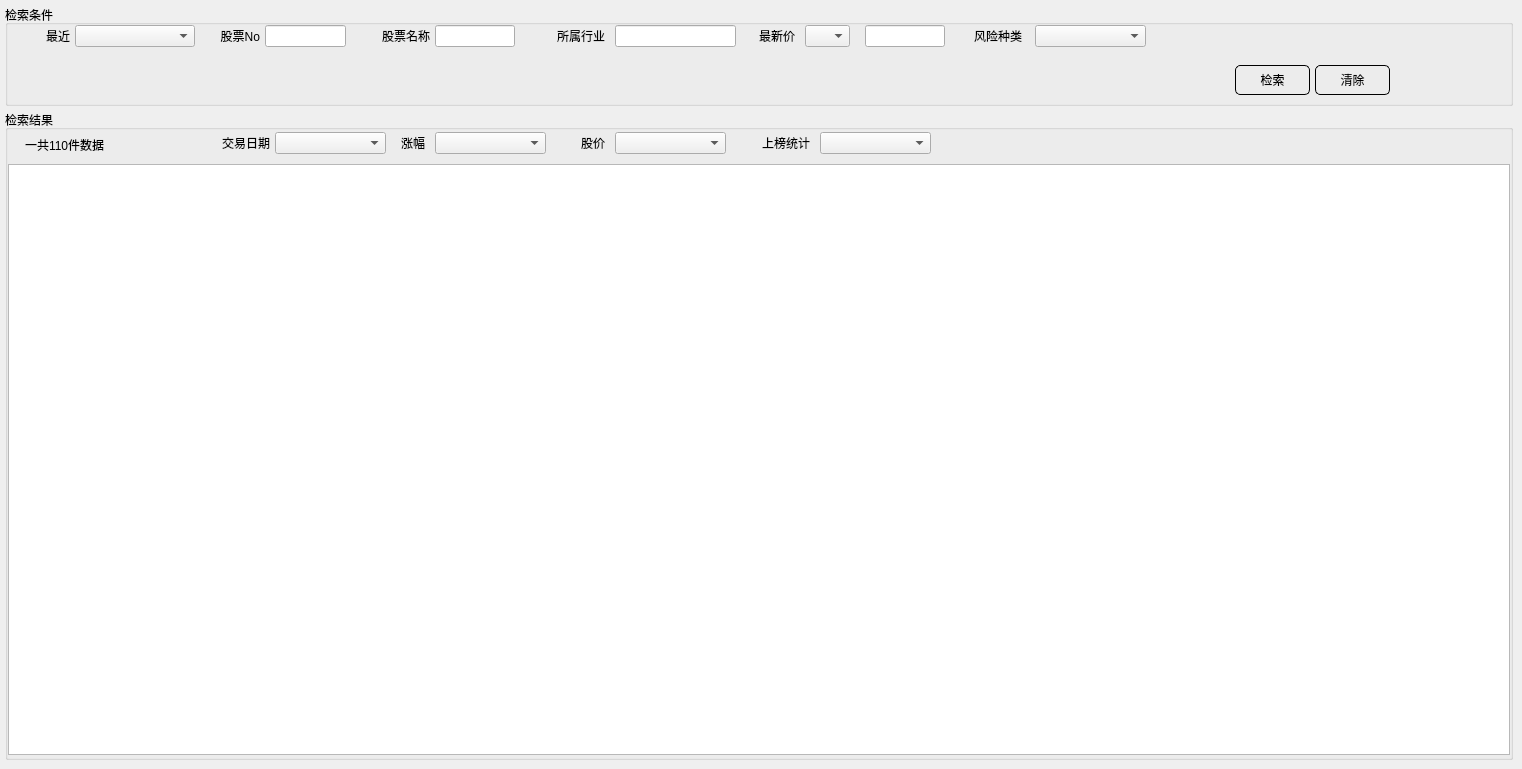
    <widget class="QWidget" name="lncreaseFive">
     <attribute name="title">
      <string>涨幅(4%)以上</string>
     </attribute>
     <widget class="QGroupBox" name="groupBox_5">
      <property name="geometry">
       <rect>
        <x>5</x>
        <y>5</y>
        <width>1508</width>
        <height>101</height>
       </rect>
      </property>
      <property name="title">
       <string>检索条件</string>
      </property>
      <widget class="QLabel" name="label_28">
       <property name="geometry">
        <rect>
         <x>210</x>
         <y>20</y>
         <width>45</width>
         <height>22</height>
        </rect>
       </property>
       <property name="text">
        <string>股票No</string>
       </property>
       <property name="alignment">
        <set>Qt::AlignRight|Qt::AlignTrailing|Qt::AlignVCenter</set>
       </property>
      </widget>
      <widget class="AutoSetNumberLineEdit" name="lncrease_stockNo">
       <property name="geometry">
        <rect>
         <x>260</x>
         <y>20</y>
         <width>81</width>
         <height>22</height>
        </rect>
       </property>
      </widget>
      <widget class="QLabel" name="label_29">
       <property name="geometry">
        <rect>
         <x>370</x>
         <y>20</y>
         <width>55</width>
         <height>22</height>
        </rect>
       </property>
       <property name="text">
        <string>股票名称</string>
       </property>
       <property name="alignment">
        <set>Qt::AlignRight|Qt::AlignTrailing|Qt::AlignVCenter</set>
       </property>
      </widget>
      <widget class="QLineEdit" name="lncrease_stockName">
       <property name="geometry">
        <rect>
         <x>430</x>
         <y>20</y>
         <width>80</width>
         <height>22</height>
        </rect>
       </property>
      </widget>
      <widget class="QLabel" name="master_hangYe_n_3">
       <property name="geometry">
        <rect>
         <x>545</x>
         <y>20</y>
         <width>55</width>
         <height>22</height>
        </rect>
       </property>
       <property name="text">
        <string>所属行业</string>
       </property>
       <property name="alignment">
        <set>Qt::AlignRight|Qt::AlignTrailing|Qt::AlignVCenter</set>
       </property>
      </widget>
      <widget class="QLineEdit" name="lncrease_hangYe">
       <property name="geometry">
        <rect>
         <x>610</x>
         <y>20</y>
         <width>121</width>
         <height>22</height>
        </rect>
       </property>
      </widget>
      <widget class="QLabel" name="label_30">
       <property name="geometry">
        <rect>
         <x>962</x>
         <y>20</y>
         <width>55</width>
         <height>22</height>
        </rect>
       </property>
       <property name="text">
        <string>风险种类</string>
       </property>
       <property name="alignment">
        <set>Qt::AlignRight|Qt::AlignTrailing|Qt::AlignVCenter</set>
       </property>
      </widget>
      <widget class="QComboBox" name="lncrease_stockType">
       <property name="geometry">
        <rect>
         <x>1030</x>
         <y>20</y>
         <width>111</width>
         <height>22</height>
        </rect>
       </property>
      </widget>
      <widget class="QPushButton" name="lncrease_stockSubmit">
       <property name="geometry">
        <rect>
         <x>1230</x>
         <y>60</y>
         <width>75</width>
         <height>30</height>
        </rect>
       </property>
       <property name="styleSheet">
        <string notr="true">QPushButton {
        border: 1px solid #000000;
        border-radius: 5px;
        padding: 5px;
    }
    QPushButton:hover {
        border: 1px solid #FF0000;
    }
    QPushButton:pressed {
        border: 1px solid #00FF00;
    }</string>
       </property>
       <property name="text">
        <string>检索</string>
       </property>
      </widget>
      <widget class="QPushButton" name="lncrease_stockClear">
       <property name="geometry">
        <rect>
         <x>1310</x>
         <y>60</y>
         <width>75</width>
         <height>30</height>
        </rect>
       </property>
       <property name="styleSheet">
        <string notr="true">QPushButton {
        border: 1px solid #000000;
        border-radius: 5px;
        padding: 5px;
    }
    QPushButton:hover {
        border: 1px solid #FF0000;
    }
    QPushButton:pressed {
        border: 1px solid #00FF00;
    }</string>
       </property>
       <property name="text">
        <string>清除</string>
       </property>
      </widget>
      <widget class="QLabel" name="master_xianJia_n_2">
       <property name="geometry">
        <rect>
         <x>750</x>
         <y>20</y>
         <width>40</width>
         <height>22</height>
        </rect>
       </property>
       <property name="text">
        <string>最新价</string>
       </property>
       <property name="alignment">
        <set>Qt::AlignRight|Qt::AlignTrailing|Qt::AlignVCenter</set>
       </property>
      </widget>
      <widget class="QComboBox" name="lncrease_condition_xj">
       <property name="geometry">
        <rect>
         <x>800</x>
         <y>20</y>
         <width>45</width>
         <height>22</height>
        </rect>
       </property>
      </widget>
      <widget class="QLineEdit" name="lncrease_xianJia">
       <property name="geometry">
        <rect>
         <x>860</x>
         <y>20</y>
         <width>80</width>
         <height>22</height>
        </rect>
       </property>
      </widget>
      <widget class="QComboBox" name="lncrease_condition_zj">
       <property name="geometry">
        <rect>
         <x>70</x>
         <y>20</y>
         <width>120</width>
         <height>22</height>
        </rect>
       </property>
      </widget>
      <widget class="QLabel" name="master_xianJia_n_4">
       <property name="geometry">
        <rect>
         <x>25</x>
         <y>20</y>
         <width>40</width>
         <height>22</height>
        </rect>
       </property>
       <property name="text">
        <string>最近</string>
       </property>
       <property name="alignment">
        <set>Qt::AlignRight|Qt::AlignTrailing|Qt::AlignVCenter</set>
       </property>
      </widget>
     </widget>
     <widget class="QGroupBox" name="groupBox_6">
      <property name="geometry">
       <rect>
        <x>5</x>
        <y>110</y>
        <width>1508</width>
        <height>650</height>
       </rect>
      </property>
      <property name="title">
       <string>检索结果</string>
      </property>
      <widget class="QLabel" name="lncrease_count_number">
       <property name="geometry">
        <rect>
         <x>20</x>
         <y>22</y>
         <width>141</width>
         <height>25</height>
        </rect>
       </property>
       <property name="text">
        <string>一共110件数据</string>
       </property>
      </widget>
      <widget class="QTableView" name="lncrease_showStockTable">
       <property name="geometry">
        <rect>
         <x>3</x>
         <y>54</y>
         <width>1502</width>
         <height>591</height>
        </rect>
       </property>
      </widget>
      <widget class="QPushButton" name="uplncreasePage">
       <property name="geometry">
        <rect>
         <x>1290</x>
         <y>22</y>
         <width>30</width>
         <height>25</height>
        </rect>
       </property>
       <property name="styleSheet">
        <string notr="true">QPushButton {
        
        border-radius: 5px;
        padding: 5px;
    }
    QPushButton:hover {
        border: 1px solid #FF0000;
    }
    QPushButton:pressed {
        border: 1px solid #00FF00;
    }</string>
       </property>
       <property name="text">
        <string/>
       </property>
      </widget>
      <widget class="QLabel" name="lncrease_pageNo">
       <property name="geometry">
        <rect>
         <x>1330</x>
         <y>22</y>
         <width>80</width>
         <height>25</height>
        </rect>
       </property>
       <property name="layoutDirection">
        <enum>Qt::LeftToRight</enum>
       </property>
       <property name="text">
        <string/>
       </property>
       <property name="alignment">
        <set>Qt::AlignCenter</set>
       </property>
      </widget>
      <widget class="QPushButton" name="nextlncreasePage">
       <property name="geometry">
        <rect>
         <x>1420</x>
         <y>22</y>
         <width>30</width>
         <height>25</height>
        </rect>
       </property>
       <property name="styleSheet">
        <string notr="true">QPushButton {
        
        border-radius: 5px;
        padding: 5px;
    }
    QPushButton:hover {
        border: 1px solid #FF0000;
    }
    QPushButton:pressed {
        border: 1px solid #00FF00;
    }</string>
       </property>
       <property name="text">
        <string/>
       </property>
      </widget>
      <widget class="QLabel" name="label_zf_lncrease">
       <property name="geometry">
        <rect>
         <x>390</x>
         <y>22</y>
         <width>30</width>
         <height>22</height>
        </rect>
       </property>
       <property name="text">
        <string>涨幅</string>
       </property>
       <property name="alignment">
        <set>Qt::AlignRight|Qt::AlignTrailing|Qt::AlignVCenter</set>
       </property>
      </widget>
      <widget class="QComboBox" name="combox_sp_lncrease">
       <property name="geometry">
        <rect>
         <x>610</x>
         <y>22</y>
         <width>111</width>
         <height>22</height>
        </rect>
       </property>
      </widget>
      <widget class="QLabel" name="label_sp_lncrease">
       <property name="geometry">
        <rect>
         <x>570</x>
         <y>22</y>
         <width>30</width>
         <height>22</height>
        </rect>
       </property>
       <property name="text">
        <string>股价</string>
       </property>
       <property name="alignment">
        <set>Qt::AlignRight|Qt::AlignTrailing|Qt::AlignVCenter</set>
       </property>
      </widget>
      <widget class="QComboBox" name="combox_zf_lncrease">
       <property name="geometry">
        <rect>
         <x>430</x>
         <y>22</y>
         <width>111</width>
         <height>22</height>
        </rect>
       </property>
      </widget>
      <widget class="QLabel" name="label_zf_lncrease_2">
       <property name="geometry">
        <rect>
         <x>210</x>
         <y>22</y>
         <width>55</width>
         <height>22</height>
        </rect>
       </property>
       <property name="text">
        <string>交易日期</string>
       </property>
       <property name="alignment">
        <set>Qt::AlignRight|Qt::AlignTrailing|Qt::AlignVCenter</set>
       </property>
      </widget>
      <widget class="QComboBox" name="combox_sale_lncrease">
       <property name="geometry">
        <rect>
         <x>270</x>
         <y>22</y>
         <width>111</width>
         <height>22</height>
        </rect>
       </property>
      </widget>
      <widget class="QComboBox" name="combox_plate_lncrease">
       <property name="geometry">
        <rect>
         <x>815</x>
         <y>22</y>
         <width>111</width>
         <height>22</height>
        </rect>
       </property>
      </widget>
      <widget class="QLabel" name="label_sp_lncrease_2">
       <property name="geometry">
        <rect>
         <x>750</x>
         <y>22</y>
         <width>55</width>
         <height>22</height>
        </rect>
       </property>
       <property name="text">
        <string>上榜统计</string>
       </property>
       <property name="alignment">
        <set>Qt::AlignRight|Qt::AlignTrailing|Qt::AlignVCenter</set>
       </property>
      </widget>
     </widget>
    </widget>
